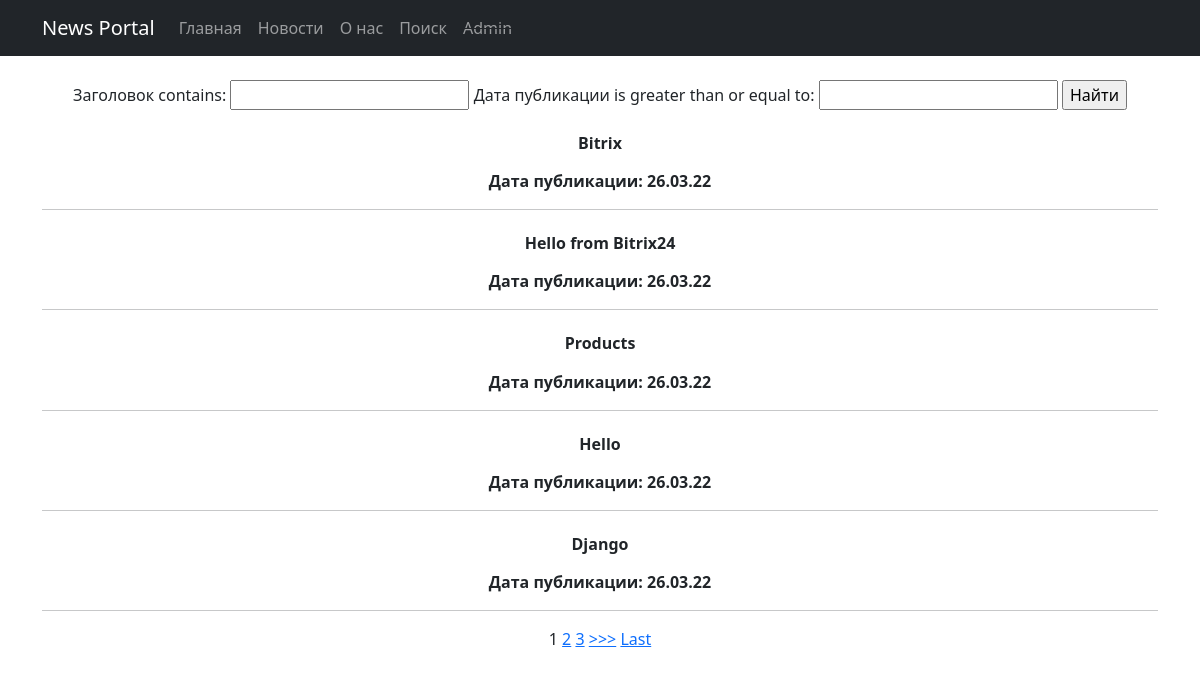
The app's page /news/search/ with its own data.
### NewsPortalApp/models.py (models this page shows, shortened)
class Post(models.Model):
    author_connect = models.ForeignKey(Author, on_delete=models.CASCADE)
    NEWS = 'NW'
    ARTICLE = 'AR'
    CATEGORY_CHOISES = (
        (NEWS, 'Новость'),
        (ARTICLE, 'Статья')
    )
    category_type = models.CharField(max_length=2, choices=CATEGORY_CHOISES, default=ARTICLE)
    date_create = models.DateTimeField(auto_now_add=True, verbose_name='Дата публикации')
    post_category = models.ManyToManyField(Category, through='PostCategory')
    title = models.CharField(max_length=128, verbose_name='Заголовок')
    text = models.TextField(verbose_name='Текст')
    rating = models.SmallIntegerField(default=0)
    class Meta:
        verbose_name = 'Публикация'
        verbose_name_plural = 'Публикации'

### NewsPortalApp/views.py (the view)
# urls.py: path('search/', PostSearch.as_view()),
class PostSearch(ListView):
    model = Post
    template_name = 'search.html'
    context_object_name = 'posts_search'
    queryset = Post.objects.order_by('-id')
    paginate_by = 5
    def get_filter(self):
        return PostFilter(self.request.GET, queryset=super().get_queryset())
    def get_queryset(self):
        return self.get_filter().qs
    def get_context_data(self, *args, **kwargs):
        return {
            **super().get_context_data(*args, **kwargs),
            'filter': self.get_filter(),
        }

### NewsPortalApp/templatetags/customfilters.py (called while the page is built)
@register.filter(name='censor')
def censor(text):
    replace_values = {'lol': 'l**', 'bot': 'b**'}
    for i, j in replace_values.items():
        text = text.replace(i, j)
    return text

@register.filter(name='update_page')
def update_page(full_path:str, page:int):
    try:
        params_list = full_path.split('?')[1].split('&')
        params = dict([tuple(str(param).split('=')) for param  in params_list])
        params.update({'page' : page})
        link = ''
        for key, value in params.items():
            link += (f"{key}={value}&")
        return link[:-1]
    except:
        return f"page={page}"

### templates/search.html (shortened to what this page needs)
{% extends 'flatpages/default.html' %}
{% load customfilters %}
{% block content %}
<form method="GET">
    <br>{{ filter.form }}
    <input type="submit" value="Найти">
</form>
{% for post in posts_search %}
    <h6><b><a style="color: #212529" class="nav-link" href="/news/{{ post.id }}">{{ post.title|censor }}</a></b></h6>
    <b>Дата публикации: {{ post.date_create|date:'d.m.y' }}</b>
    <hr>
{% endfor %}
{% if is_paginated %}
    {% for num in page_obj.paginator.page_range %}
        {% if page_obj.number == num %}
            <a>{{ num }}</a>
        {% elif num > page_obj.number|add:'-3' and num < page_obj.number|add:'3' %}
            <a href="?{{ request.get_full_path|update_page:num }}">{{ num }}</a>
        {% endif %}
    {% endfor %}
    {% if page_obj.has_next %}
        <a href="?{{ request.get_full_path|update_page:page_obj.next_page_number }}">>>></a>
        <a href="?{{ request.get_full_path|update_page:page_obj.paginator.num_pages }}">Last</a>
    {% endif %}
{% endif %}
{% endblock content %}

### records on screen
Post: title|censor "Bitrix", date_create "26.03.22"
Post: title|censor "Hello from Bitrix24", date_create "26.03.22"
Post: title|censor "Products", date_create "26.03.22"
Post: title|censor "Hello", date_create "26.03.22"
Post: title|censor "Django", date_create "26.03.22"

### other values on screen
{{ num }} "1"
{{ num }} "2" "3"
